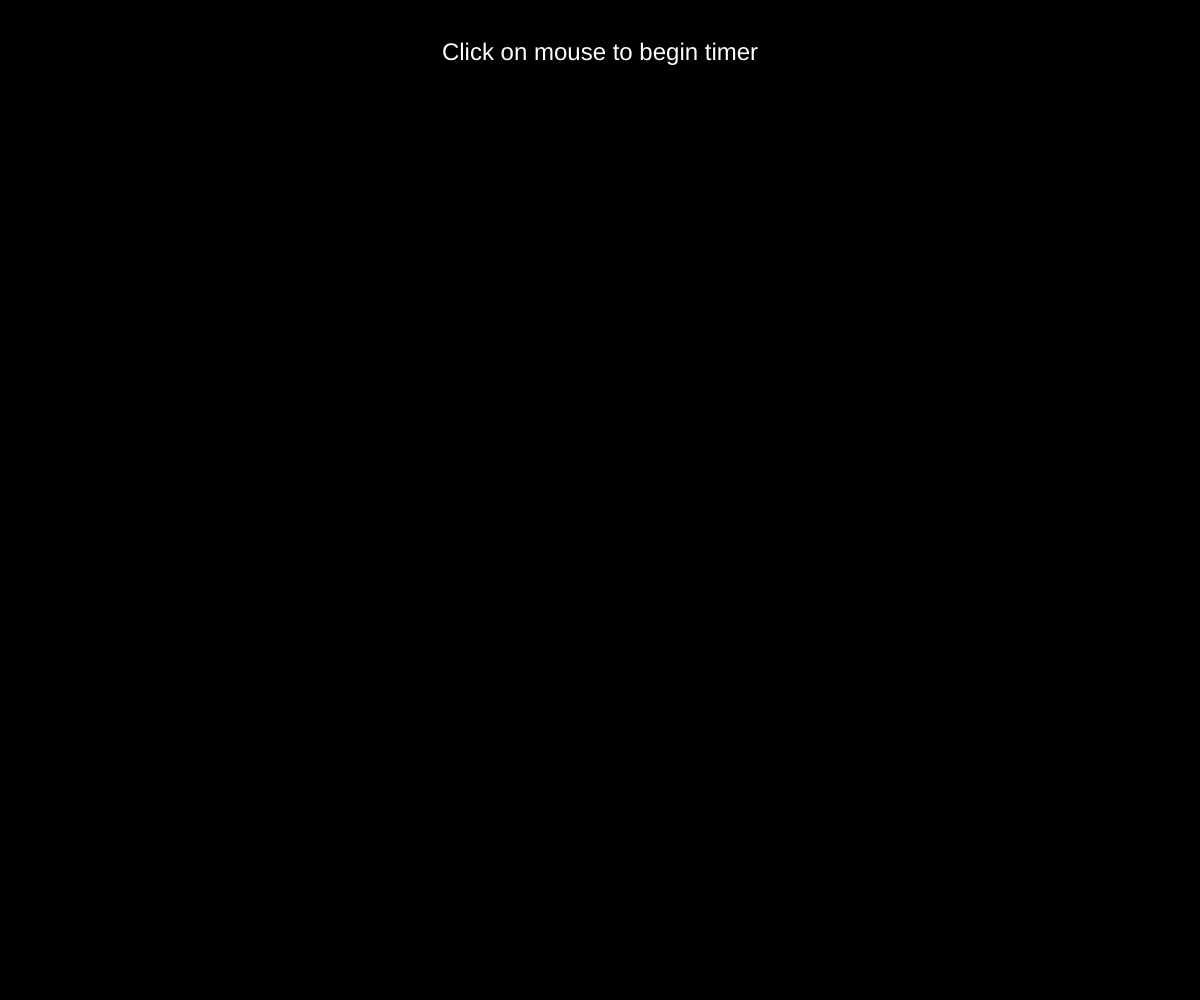
Frame 1 (no input)
Frame 60 (no input): identical to frame 1, image omitted
Frame 120 (the mouse pressed at the canvas centre since frame 60): blank canvas, image omitted

The p5.js sketch that drew this single still picture (run headless with seeded random() and noise() and a simulated clock; from frame 60 on, the mouse is pressed at the canvas centre):

// p5.js sketch
// ── sketch.js
/***********************************************************************************
  SimpleCountdown
  by Scott Kildall

  Uses the p5.timer.js class to show a 10-second countdown

------------------------------------------------------------------------------------
	To use:
	Add this line to the index.html

  <script src="p5.timer.js"></script>
***********************************************************************************/

// Make global 
var simpleTimer;
var waitForClick = true;
var yTextPos = 60;

// Setup code goes here
function setup() {
  createCanvas(windowWidth, windowHeight);

  // Allocate the timer itself, specify time in milliseconds
  simpleTimer = new Timer(10000);
  simpleTimer.start();

  textAlign(CENTER);
  textSize(24);
 }


// Draw code goes here
function draw() {
  background(0);

  frameRate(60);

  if( waitForClick ) {
      fill(255);
      text( "Click on mouse to begin timer", width/2, yTextPos); 
  }  
  else {
    updateTimer();
  }
}

// Looks for elapsed time
function updateTimer() {
  if( simpleTimer.expired() ) {
  	fill(255,0,0);
    text( "BOOM", width/2, yTextPos );
    waitForClick = true;
    frameRate(2);
  }
  else {
    fill(255);
    text( Math.round(simpleTimer.getRemainingTime()/1000), width/2, yTextPos )
  }
}

function mousePressed() {
  waitForClick = false;
  simpleTimer.start();
}


// ── p5.timer.js
/*******************************************************************************************************************
//
//  Class: Timer
//
//  Written by Scott Kildall
//	for P5.js
//
//------------------------------------------------------------------------------------------------------------------
// - Very simple but incredibly useful timer class
// - Call start() whenever it expires to reset the time
// - Call expired() to check to see if timer is still active
//------------------------------------------------------------------------------------------------------------------
//   Constructor: requires a timer duration, this can always be changed with setTimer()
*********************************************************************************************************************/

class Timer {
  // Store the duration and start the timer
  constructor( _duration ) {
    this.startTime = millis();
    this.duration = _duration;
  }
  
  // just start the timer
  start() { 
    this.startTime = millis();
  }
  
  // set the duration, doesn't restart the timer
  setTimer(_duration) {
    this.duration = _duration;
  }
  
  // returns true if the timer is expired, e.g. if millis() is greater than startTime + duration
  expired() {
    return (this.startTime + this.duration) < millis();
  }
  
  // returns remaining time in milliseconds, zero if timer is done
  getRemainingTime() {
    if( this.expired() )
      return 0;
      
    return  (this.startTime + this.duration) - millis();
  }  

  // returns remaining % of timer, 0.0 through 1.0
  getPercentageRemaining() {
    if( this.duration === 0 )  // avoid div by zero error
      return 0.0;

    if( this.expired() )
     return 0.0;
      
    return this.getRemainingTime()/this.duration;
  }
  
  // returns elapsed % of timer, 0.0 through 1.0
  getPercentageElapsed() {
    if( this.duration === 0 )  // avoid div by zero error
      return 0.0;

    if( this.expired() )
     return 1.0;
      
    return 1.0 - (this.getRemainingTime()/this.duration);
  }	 	
}
